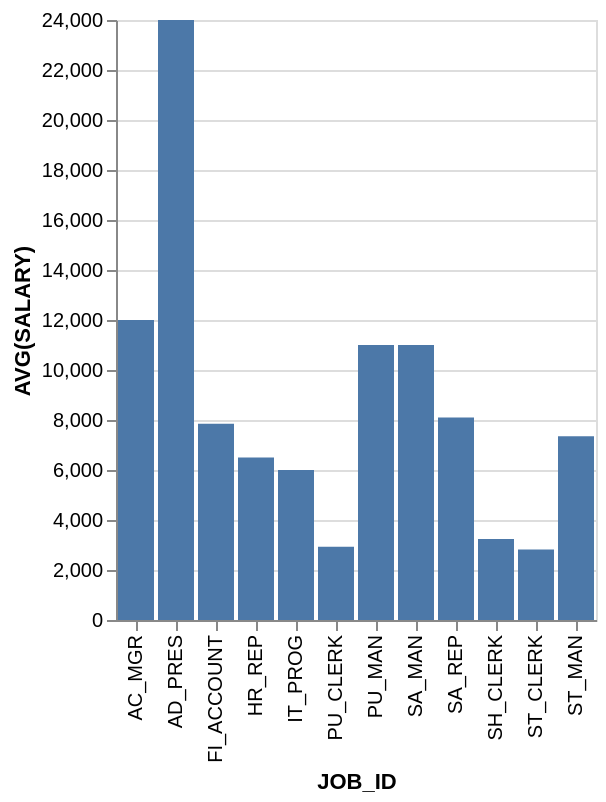

The Vega-Lite source for this figure:
### Vega-Lite specification from a JSON file in a GitHub repository (floating-point values rounded to 4 significant figures)
{"data": {"values": [{"x_data": "AC_MGR", "y_data": 12000}, {"x_data": "AD_PRES", "y_data": 24000}, {"x_data": "FI_ACCOUNT", "y_data": 7850}, {"x_data": "HR_REP", "y_data": 6500}, {"x_data": "IT_PROG", "y_data": 6000}, {"x_data": "PU_CLERK", "y_data": 2933.0}, {"x_data": "PU_MAN", "y_data": 11000}, {"x_data": "SA_MAN", "y_data": 11000}, {"x_data": "SA_REP", "y_data": 8100}, {"x_data": "SH_CLERK", "y_data": 3244.0}, {"x_data": "ST_CLERK", "y_data": 2822.0}, {"x_data": "ST_MAN", "y_data": 7350}]}, "mark": "bar", "encoding": {"x": {"field": "x_data", "type": "nominal", "title": "JOB_ID", "sort": "ascending"}, "y": {"field": "y_data", "type": "quantitative", "title": "AVG(SALARY)"}}}
